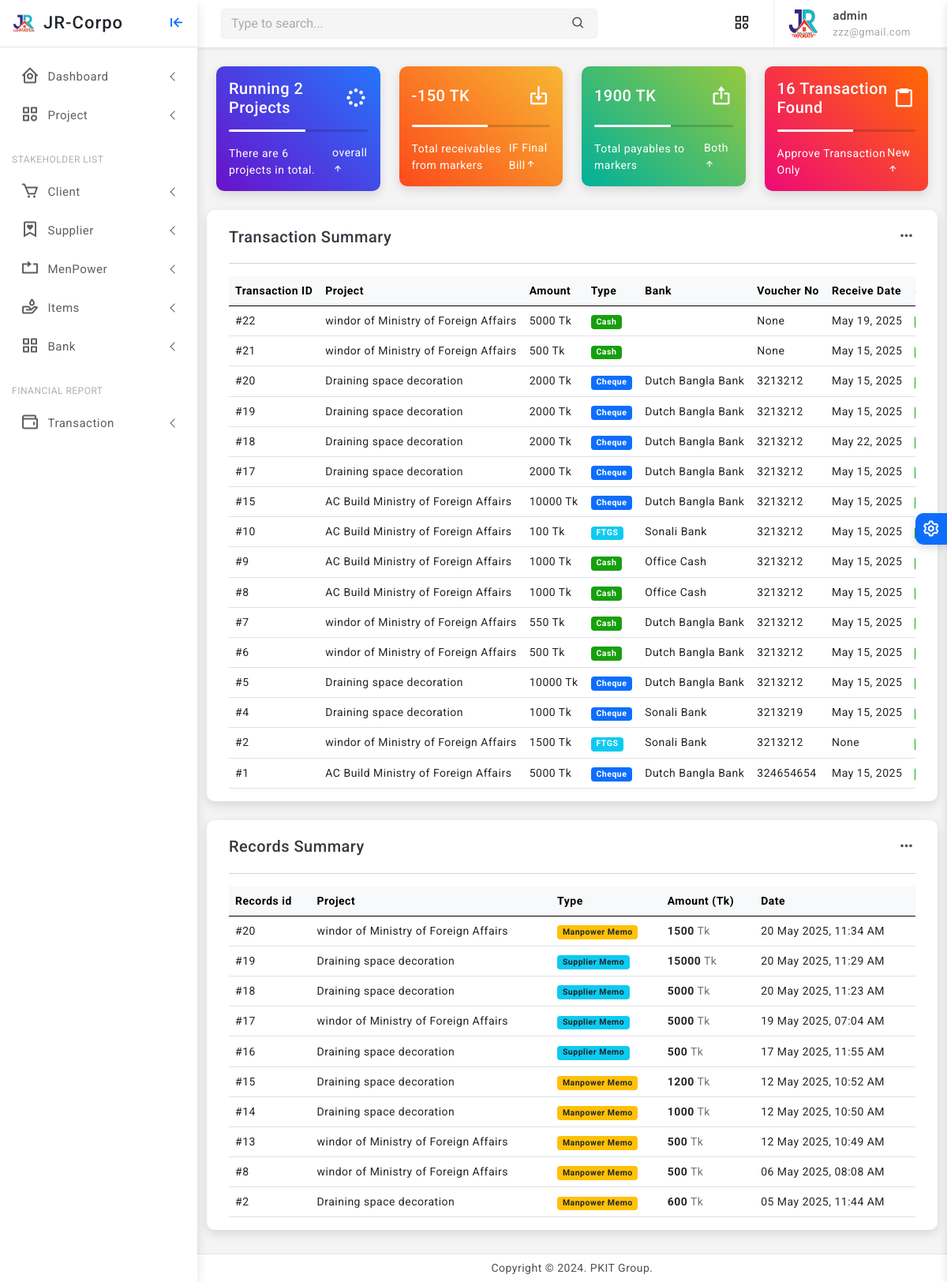
The app's page / (signed in) with its own data.
### finance/models.py (models this page shows, shortened)
class Transaction(models.Model):
    TYPE_CHOICES = [
        ('CASH', 'Cash'),
        ('CHEQUE', 'Cheque'),
        ('FTGS', 'FTGS'),
        ('OTHER', 'Other'),
    ]
    STATUS_CHOICES = [
        ('PENDING', 'Pending'),
        ('APPROVED', 'Approved'),
        ('CANCELLED', 'Cancelled'),
    ]
    project = models.ForeignKey('core.Project', on_delete=models.CASCADE, related_name='transactions')
    amount = models.PositiveIntegerField(help_text="Maximum allowed is 10,000,000 TK")
    type = models.CharField(max_length=10, choices=TYPE_CHOICES)
    bank = models.ForeignKey('Bank', on_delete=models.SET_NULL, null=True, blank=True, help_text="Only fill this if payment is not Cash.")
    voucher_no = models.CharField(max_length=100, null=True, blank=True,  help_text="Only fill this if payment is not Cash.")
    voucher_date = models.DateField(null=True, blank=True, help_text="Example: 2025-12-31")
    receive_date = models.DateField(null=True, blank=True)
    status = models.CharField(max_length=10, choices=STATUS_CHOICES, default='PENDING')
    company_account = models.ForeignKey('BankAccount', on_delete=models.PROTECT)
    created_at = models.DateTimeField(auto_now_add=True, help_text="Transaction creation timestamp")
    updated_at = models.DateTimeField(auto_now=True, help_text="Transaction last updated")
    class Meta:
        verbose_name = "Transaction"
        verbose_name_plural = "Transactions"
        ordering = ['-voucher_date']

class Bank(models.Model):
    name = models.CharField(max_length=100)

### core/models.py (models this page shows, shortened)
class Project(models.Model):
    STATUS_CHOICES = [
        ('RUNNING', 'Running'),
        ('TRIAL', 'Trial Period'),
        ('CLOSED', 'Closed'),
        ('OTHER', 'Other'),
    ]
    company = models.ForeignKey(Company, on_delete=models.CASCADE, related_name='projects')
    name = models.CharField(max_length=255)
    location = models.CharField(max_length=255)
    approximate_bill = models.PositiveIntegerField(default=0)
    current_cost = models.PositiveIntegerField(default=0, null=True, blank=True)
    final_bill = models.PositiveIntegerField(default=0, null=True, blank=True)
    current_paid = models.PositiveIntegerField(default=0, null=True, blank=True)
    created_at = models.DateTimeField(auto_now_add=True)
    updated_at = models.DateTimeField(auto_now=True)
    status = models.CharField(max_length=10, null=True, blank=True, choices=STATUS_CHOICES, default='RUNNING')

class Record(models.Model):
    memo = models.ForeignKey(
        'Memo',
        on_delete=models.CASCADE,
        null=True,
        blank=True,
        related_name='records'
    )
    manpower = models.ForeignKey(
        'ManpowerMemo',
        on_delete=models.CASCADE,
        null=True,
        blank=True,
        related_name='records'
    )
    project = models.ForeignKey('Project', on_delete=models.CASCADE)
    amount = models.PositiveIntegerField()
    created_at = models.DateTimeField(auto_now_add=True)

### accounts/views.py (the view)
# urls.py: path('', home_view, name='home'),
@login_required
def home_view(request):
    if request.user.is_staff:
        projects = Project.objects.filter(status='RUNNING').count()
        all_projects = Project.objects.all().count()
        all_transaction= Transaction.objects.filter(status='APPROVED').count()
        records = Record.objects.select_related('memo', 'manpower', 'project').order_by('-created_at')[:50]
        transactions = Transaction.objects.select_related('project', 'bank', 'company_account').order_by('-created_at')[:50]
        total_receivables = get_total_receivables_from_running_projects()
        total_market_due = get_total_market_payables()
        total_manpower_due = get_total_manpower_payables()
        total_all_due = total_market_due + total_manpower_due
        context = {'projects': projects,
                   'all_projects': all_projects,
                   'total_receivables': total_receivables,
                   'total_all_due':total_all_due,
                   'all_transaction': all_transaction,
                   'records': records,
                   'transactions': transactions,}
        return render(request, 'home_staff.html', context)
    else:
        return render(request, 'home.html')

### accounts/templates/home_staff.html (shortened to what this page needs)
{% extends 'partials/base0.html' %}
{% block content %}
    					<div class="row row-cols-1 row-cols-md-2 row-cols-xl-4">
						<div class="col">
							<div class="card radius-10 bg-gradient-deepblue">
							 <div class="card-body">
								<div class="d-flex align-items-center">
									<h5 class="mb-0 text-white">Running {{projects}} Projects</h5>
									<div class="ms-auto">
                                        <i class='bx bx-loader-circle bx-spin fs-3 text-white'></i>
									</div>
								</div>
								<div class="progress my-3 bg-light-transparent" style="height:3px;">
									<div class="progress-bar bg-white" role="progressbar" style="width: 55%" aria-valuenow="25" aria-valuemin="0" aria-valuemax="100"></div>
								</div>
								<div class="d-flex align-items-center text-white">
									<p class="mb-0">There are {{all_projects}} projects in total.</p>
									<p class="mb-0 ms-auto">overall<span><i class='bx bx-up-arrow-alt'></i></span></p>
								</div>
							</div>
						  </div>
						</div>
						<div class="col">
							<div class="card radius-10 bg-gradient-orange">
							<div class="card-body">
								<div class="d-flex align-items-center">
									<h5 class="mb-0 text-white">{{total_receivables}} TK</h5>
									<div class="ms-auto">
                                        <i class='bx bx-import fs-3 text-white'></i>
									</div>
								</div>
								<div class="progress my-3 bg-light-transparent" style="height:3px;">
									<div class="progress-bar bg-white" role="progressbar" style="width: 55%" aria-valuenow="25" aria-valuemin="0" aria-valuemax="100"></div>
								</div>
								<div class="d-flex align-items-center text-white">
									<p class="mb-0">Total receivables from markers</p>
									<p class="mb-0 ms-auto">IF Final Bill<span><i class='bx bx-up-arrow-alt'></i></span></p>
								</div>
							</div>
						  </div>
						</div>
						<div class="col">
							<div class="card radius-10 bg-gradient-ohhappiness">
							<div class="card-body">
								<div class="d-flex align-items-center">
									<h5 class="mb-0 text-white">{{total_all_due}} TK</h5>
									<div class="ms-auto">
                                      <i class='bx bx-export fs-3 text-white'></i>
									</div>
								</div>
								<div class="progress my-3 bg-light-transparent" style="height:3px;">
									<div class="progress-bar bg-white" role="progressbar" style="width: 55%" aria-valuenow="25" aria-valuemin="0" aria-valuemax="100"></div>
								</div>
								<div class="d-flex align-items-center text-white">
									<p class="mb-0">Total payables to markers</p>
									<p class="mb-0 ms-auto">Both<span><i class='bx bx-up-arrow-alt'></i></span></p>
								</div>
							</div>
						</div>
						</div>
						<div class="col">
							<div class="card radius-10 bg-gradient-ibiza">
							 <div class="card-body">
								<div class="d-flex align-items-center">
									<h5 class="mb-0 text-white">{{all_transaction}} Transaction  Found </h5>
									<div class="ms-auto">
                                       <i class='bx bx-clipboard fs-3 text-white'></i>
									</div>
								</div>
								<div class="progress my-3 bg-light-transparent" style="height:3px;">
									<div class="progress-bar bg-white" role="progressbar" style="width: 55%" aria-valuenow="25" aria-valuemin="0" aria-valuemax="100"></div>
								</div>
								<div class="d-flex align-items-center text-white">
									<p class="mb-0">Approve Transaction Only</p>
									<p class="mb-0 ms-auto">New<span><i class='bx bx-up-arrow-alt'></i></span></p>
								</div>
							</div>
						 </div>
						</div>
					</div>
				<div class="row">
					<div class="card radius-10">
						<div class="card-body">
							<div class="d-flex align-items-center">
								<div>
									<h5 class="mb-0">Transaction Summary</h5>
								</div>
								<div class="font-22 ms-auto"><i class="bx bx-dots-horizontal-rounded"></i>
								</div>
							</div>
							<hr>
							<div class="table-responsive">
				<table class="table align-middle mb-0">
					<thead class="table-light">
						<tr>
							<th>Transaction ID</th>
							<th>Project</th>
							<th>Amount</th>
							<th>Type</th>
							<th>Bank</th>
							<th>Voucher No</th>
							<th>Receive Date</th>
							<th>Status</th>
						</tr>
					</thead>
					<tbody>
						{% for txn in transactions %}
						<tr>
							<td>#{{ txn.id }}</td>
							<td>{{ txn.project.name }}</td>
							<td>{{ txn.amount }} Tk</td>
							<td>
								<span class="badge
									{% if txn.type == 'CASH' %} bg-success
									{% elif txn.type == 'CHEQUE' %} bg-primary
									{% elif txn.type == 'FTGS' %} bg-info
									{% elif txn.type == 'OTHER' %} bg-warning
									{% else %} bg-secondary {% endif %}">
									{{ txn.get_type_display }}
								</span>
							</td>
							<td>{{ txn.bank.name }}</td>
							<td>{{ txn.voucher_no }}</td>
							<td>{{ txn.receive_date }}</td>
							<td>
							</td>
						</tr>
						{% empty %}
						<tr>
							<td colspan="8" class="text-center">No transactions found</td>
						</tr>
						{% endfor %}
					</tbody>
				</table>
			</div>
						</div>
					</div>
					<div class="card radius-10">
						<div class="card-body">
							<div class="d-flex align-items-center">
								<div>
									<h5 class="mb-0">Records Summary</h5>
								</div>
								<div class="font-22 ms-auto"><i class="bx bx-dots-horizontal-rounded"></i>
								</div>
							</div>
							<hr>
							<div class="table-responsive">
								<table class="table align-middle mb-0">
									<thead class="table-light">
										<tr>
											<th>Records id</th>
											<th>Project</th>
											<th>Type</th>
											<th>Amount (Tk)</th>
											<th>Date</th>
										</tr>
									</thead>
									<tbody>
										{% for record in records %}
										<tr >
											<td>#{{ record.id }}</td>
											<td>
												{{ record.project.name }}
											</td>
											<td>
												{% if record.memo %}
													<span class="badge bg-info text-dark">Supplier Memo</span>
												{% elif record.manpower %}
													<span class="badge bg-warning text-dark">Manpower Memo</span>
												{% else %}
													<span class="badge bg-secondary">N/A</span>
												{% endif %}
											</td>
											<td><strong>{{ record.amount }}</strong> <span class="text-muted">Tk</span></td>
											<td>
												<span class="text-nowrap">{{ record.created_at|date:"d M Y, h:i A" }}</span>
											</td>
										</tr>
										{% empty %}
										<tr>
											<td colspan="5" class="text-center text-muted">No records found</td>
										</tr>
										{% endfor %}
									</tbody>
								</table>
							</div>
						</div>
					</div>
{% endblock %}

### templates/partials/base0.html (shortened to what this page needs)
<!doctype html>
<html lang="en">
{% load static %}
<head>
	<link href="{% static 'assets/plugins/vectormap/jquery-jvectormap-2.0.2.css' %}" rel="stylesheet"/>
	<link href="{% static 'assets/plugins/simplebar/css/simplebar.css' %}" rel="stylesheet" />
	<link href="{% static 'assets/plugins/perfect-scrollbar/css/perfect-scrollbar.css' %}" rel="stylesheet" />
	<link href="{% static 'assets/plugins/metismenu/css/metisMenu.min.css' %}" rel="stylesheet" />
	<link href="{% static 'assets/css/pace.min.css' %}" rel="stylesheet" />
	<link href="{% static 'assets/css/bootstrap.min.css' %}" rel="stylesheet">
	<link href="{% static 'assets/css/app.css' %}" rel="stylesheet">
	<link href="{% static 'assets/css/icons.css' %}" rel="stylesheet">
	<link rel="stylesheet" href="{% static 'assets/css/dark-theme.css' %}" />
	<link rel="stylesheet" href="{% static 'assets/css/semi-dark.css' %}" />
	<link rel="stylesheet" href="{% static 'assets/css/header-colors.css' %}" />
		<link rel="stylesheet" href="https://use.fontawesome.com/releases/v5.15.2/css/all.css"
>
</head>
<body>
	<div class="wrapper">
		<div class="sidebar-wrapper" data-simplebar="true">
			<div class="sidebar-header">
				<div>
					<img src="{% static 'assets/images/jr.png' %} " class="logo-icon" alt="logo icon">
				</div>
				<div>
				<a href="{% url 'home' %}" class="text-decoration-none">
					<h4 class="logo-text text-dark">JR-Corpo</h4>
				</a>
				</div>
				<div class="toggle-icon ms-auto"><i class='bx bx-arrow-to-left'></i>
				</div>
			</div>
			<ul class="metismenu" id="menu">
				<li>
					<a href="javascript:;" class="has-arrow">
						<div class="parent-icon"><i class='bx bx-home-circle'></i>
						</div>
						<div class="menu-title">Dashboard</div>
					</a>
				</li>
				<li>
					<a href="javascript:;" class="has-arrow">
						<div class="parent-icon"><i class="bx bx-category"></i>
						</div>
						<div class="menu-title">Project</div>
					</a>
				</li>
				<li class="menu-label">Stakeholder List</li>
				<li>
					<a href="javascript:;" class="has-arrow">
						<div class="parent-icon"><i class='bx bx-cart'></i>
						</div>
						<div class="menu-title"> Client </div>
					</a>
				</li>
				<li>
					<a class="has-arrow" href="javascript:;">
						<div class="parent-icon"><i class='bx bx-bookmark-heart'></i>
						</div>
						<div class="menu-title">Supplier</div>
					</a>
				</li>
				<li>
					<a class="has-arrow" href="javascript:;">
						<div class="parent-icon"><i class="bx bx-repeat"></i>
						</div>
						<div class="menu-title">MenPower</div>
					</a>
				</li>
				<li>
					<a class="has-arrow" href="javascript:;">
						<div class="parent-icon"> <i class="bx bx-donate-blood"></i>
						</div>
						<div class="menu-title">Items</div>
					</a>
				</li>
				<li>
					<a class="has-arrow" href="javascript:;">
						<div class="parent-icon"><i class="bx bx-grid-alt"></i>
						</div>
						<div class="menu-title">Bank</div>
					</a>
				</li>
				<li class="menu-label">Financial Report</li>
				<li>
					<a class="has-arrow" href="javascript:;">
						<div class="parent-icon"><i class='bx bx-wallet'></i>
						</div>
						<div class="menu-title">Transaction </div>
					</a>
				</li>
			</ul>
		</div>
	<header>
			<div class="topbar d-flex align-items-center">
				<nav class="navbar navbar-expand">
					<div class="search-bar flex-grow-1">
						<div class="position-relative search-bar-box">
							<input type="text" class="form-control search-control" placeholder="Type to search..."> <span class="position-absolute top-50 search-show translate-middle-y"><i class='bx bx-search'></i></span>
						</div>
					</div>
					<div class="top-menu ms-auto">
						<ul class="navbar-nav align-items-center">
							<li class="nav-item dropdown dropdown-large">
								<a class="nav-link dropdown-toggle dropdown-toggle-nocaret" href="#" role="button" data-bs-toggle="dropdown" aria-expanded="false">	<i class='bx bx-category'></i>
								</a>
							</li>
						</ul>
					</div>
					<div class="user-box dropdown">
						<a class="d-flex align-items-center nav-link dropdown-toggle dropdown-toggle-nocaret" href="#" role="button" data-bs-toggle="dropdown" aria-expanded="false">
							<img src="{% static 'assets/images/jr.png' %}" class="user-img" alt="user avatar">
							<div class="user-info ps-3">
								<p class="user-name mb-0">{{ user.username }}</p>
								<p class="designattion mb-0">{{ user.email }}</p>
							</div>
						</a>
					</div>
				</nav>
			</div>
	</header>
		<div class="page-wrapper">
			<div class="page-content">
				{% block content %}
				{% endblock %}
			</div>
		</div>
		<footer class="page-footer">
			<p class="mb-0">Copyright © 2024. PKIT Group.</p>
		</footer>
	</div>
	<div class="switcher-wrapper">
		<div class="switcher-btn"> <i class='bx bx-cog bx-spin'></i>
		</div>
	</div>
</body>
</html>

### records on screen
Transaction: id "22", project.name "windor of Ministry of Foreign Affairs", amount "5000", type "Cash", voucher_no "None", receive_date "May 19, 2025"
Transaction: id "21", project.name "windor of Ministry of Foreign Affairs", amount "500", type "Cash", voucher_no "None", receive_date "May 15, 2025"
Transaction: id "20", project.name "Draining space decoration", amount "2000", type "Cheque", bank.name "Dutch Bangla Bank", voucher_no "3213212", receive_date "May 15, 2025"
Transaction: id "19", project.name "Draining space decoration", amount "2000", type "Cheque", bank.name "Dutch Bangla Bank", voucher_no "3213212", receive_date "May 15, 2025"
Transaction: id "18", project.name "Draining space decoration", amount "2000", type "Cheque", bank.name "Dutch Bangla Bank", voucher_no "3213212", receive_date "May 22, 2025"
Transaction: id "17", project.name "Draining space decoration", amount "2000", type "Cheque", bank.name "Dutch Bangla Bank", voucher_no "3213212", receive_date "May 15, 2025"
Transaction: id "15", project.name "AC Build Ministry of Foreign Affairs", amount "10000", type "Cheque", bank.name "Dutch Bangla Bank", voucher_no "3213212", receive_date "May 15, 2025"
Transaction: id "10", project.name "AC Build Ministry of Foreign Affairs", amount "100", type "FTGS", bank.name "Sonali Bank", voucher_no "3213212", receive_date "May 15, 2025"
Transaction: id "9", project.name "AC Build Ministry of Foreign Affairs", amount "1000", type "Cash", bank.name "Office Cash", voucher_no "3213212", receive_date "May 15, 2025"
Transaction: id "8", project.name "AC Build Ministry of Foreign Affairs", amount "1000", type "Cash", bank.name "Office Cash", voucher_no "3213212", receive_date "May 15, 2025"
Transaction: id "7", project.name "windor of Ministry of Foreign Affairs", amount "550", type "Cash", bank.name "Dutch Bangla Bank", voucher_no "3213212", receive_date "May 15, 2025"
Transaction: id "6", project.name "windor of Ministry of Foreign Affairs", amount "500", type "Cash", bank.name "Dutch Bangla Bank", voucher_no "3213212", receive_date "May 15, 2025"
Transaction: id "5", project.name "Draining space decoration", amount "10000", type "Cheque", bank.name "Dutch Bangla Bank", voucher_no "3213212", receive_date "May 15, 2025"
Transaction: id "4", project.name "Draining space decoration", amount "1000", type "Cheque", bank.name "Sonali Bank", voucher_no "3213219", receive_date "May 15, 2025"
Transaction: id "2", project.name "windor of Ministry of Foreign Affairs", amount "1500", type "FTGS", bank.name "Sonali Bank", voucher_no "3213212", receive_date "None"
Transaction: id "1", project.name "AC Build Ministry of Foreign Affairs", amount "5000", type "Cheque", bank.name "Dutch Bangla Bank", voucher_no "324654654", receive_date "May 15, 2025"
Record: id "20", project.name "windor of Ministry of Foreign Affairs", shows "Manpower Memo", amount "1500", created_at "20 May 2025, 11:34 AM"
Record: id "19", project.name "Draining space decoration", shows "Supplier Memo", amount "15000", created_at "20 May 2025, 11:29 AM"
Record: id "18", project.name "Draining space decoration", shows "Supplier Memo", amount "5000", created_at "20 May 2025, 11:23 AM"
Record: id "17", project.name "windor of Ministry of Foreign Affairs", shows "Supplier Memo", amount "5000", created_at "19 May 2025, 07:04 AM"
Record: id "16", project.name "Draining space decoration", shows "Supplier Memo", amount "500", created_at "17 May 2025, 11:55 AM"
Record: id "15", project.name "Draining space decoration", shows "Manpower Memo", amount "1200", created_at "12 May 2025, 10:52 AM"
Record: id "14", project.name "Draining space decoration", shows "Manpower Memo", amount "1000", created_at "12 May 2025, 10:50 AM"
Record: id "13", project.name "windor of Ministry of Foreign Affairs", shows "Manpower Memo", amount "500", created_at "12 May 2025, 10:49 AM"
Record: id "8", project.name "windor of Ministry of Foreign Affairs", shows "Manpower Memo", amount "500", created_at "06 May 2025, 08:08 AM"
Record: id "2", project.name "Draining space decoration", shows "Manpower Memo", amount "600", created_at "05 May 2025, 11:44 AM"

### other values on screen
{{ user.username }} "admin"
{{ user.email }} "zzz@gmail.com"
{{ projects }} "2"
{{ all_projects }} "6"
{{ total_receivables }} "-150"
{{ total_all_due }} "1900"
{{ all_transaction }} "16"
